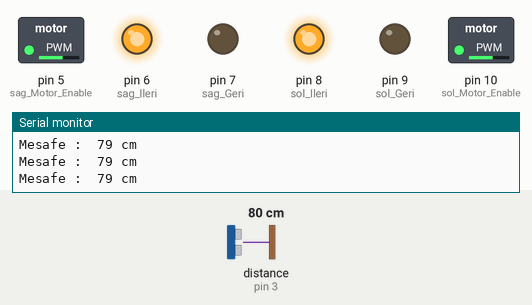
Bench run of a sketch on a simulated Arduino Uno, built with avr-gcc and run on an emulated ATmega328P. Parts: switched loads named in the sketch (green lamp = pin HIGH), output pins drawn as LEDs (lit = HIGH), the last lines printed to the serial monitor. Wiring (inferred from the names in the program): ultrasonic range finder: trigger pin 2; echo pin 3. Dashed ring = blinking. The test bench sets the inputs (shaded band); at power-on: distance to the obstacle (sensor on pin 3) 80 cm. The echo pulse lasts 58.3 µs per cm; pins used as bus, display or sensor lines are not drawn.

Above: at 1.2 s.
1.3 s: distance to the obstacle (sensor on pin 3) set to 17 cm
2.8 s: distance to the obstacle (sensor on pin 3) set to 13 cm
At 3.2 s:
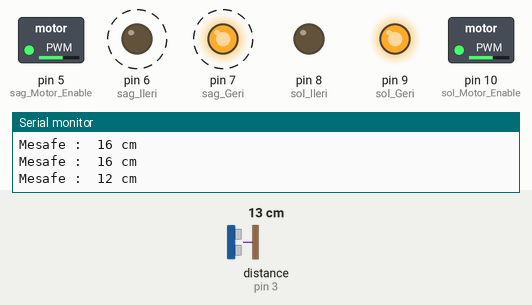
5.8 s: distance to the obstacle (sensor on pin 3) set to 299 cm
At 6.8 s:
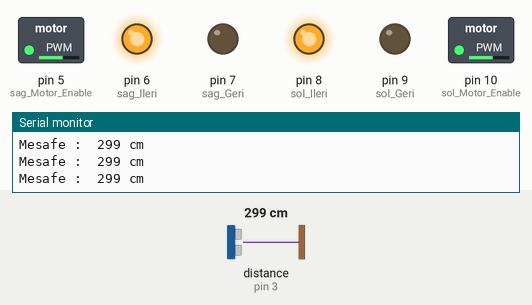
7.3 s: distance to the obstacle (sensor on pin 3) set to 2 cm
At 7.93 s:
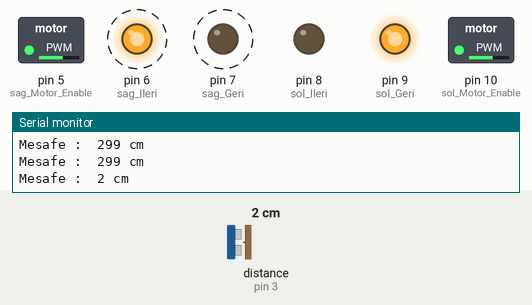
Timing chart, 0 to 11.3 s (numbered marks = the images above; inputs shaded):
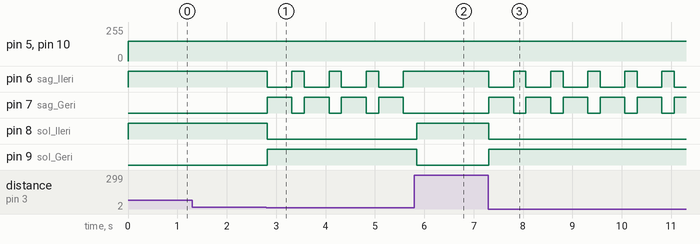

Measured:
- the behaviour switches between 16 and 15 cm on distance to the obstacle (sensor on pin 3) (found by bisection; images 0 and 1)
- after the input at 2.8 s, pin 6 (sag_Ileri): alternates HIGH for 0.25 s and LOW for 0.50 s, starting at once; pin 7 (sag_Geri): alternates HIGH for 0.50 s and LOW for 0.25 s, starting at once; pin 8 (sol_Ileri): HIGH → LOW at once; pin 9 (sol_Geri): LOW → HIGH at once
- after the input at 5.8 s, pin 6 (sag_Ileri): stops changing and stays HIGH; pin 7 (sag_Geri): stops changing and stays LOW; pin 8 (sol_Ileri): LOW → HIGH at once; pin 9 (sol_Geri): HIGH → LOW at once
- after the input at 7.3 s, pin 6 (sag_Ileri): alternates HIGH for 0.25 s and LOW for 0.50 s, starting at once; pin 7 (sag_Geri): alternates HIGH for 0.50 s and LOW for 0.25 s, starting at once; pin 8 (sol_Ileri): HIGH → LOW at once; pin 9 (sol_Geri): LOW → HIGH at once

The sketch:

obstacle_avoiding_robot.ino
```cpp
#define trig 2
#define echo 3
#define sag_Motor_Enable 5
#define sag_Ileri 6
#define sag_Geri 7
#define sol_Ileri 8
#define sol_Geri 9
#define sol_Motor_Enable 10

long sure;
int mesafe;

void setup() {
  pinMode(trig,OUTPUT);
  pinMode(echo,INPUT);
  pinMode(sag_Motor_Enable,OUTPUT);
  pinMode(sag_Ileri,OUTPUT);
  pinMode(sag_Geri,OUTPUT);
  pinMode(sol_Ileri,OUTPUT);
  pinMode(sol_Geri,OUTPUT);
  pinMode(sol_Motor_Enable,OUTPUT);

  Serial.begin(9600);
}

void loop() {
  digitalWrite(trig,LOW);
  delayMicroseconds(5);
  digitalWrite(trig,HIGH);
  delayMicroseconds(10);
  digitalWrite(trig,LOW);

  sure=pulseIn(echo,HIGH);

  mesafe=sure/29.1/2;

  Serial.print("Mesafe :  ");
  Serial.print(mesafe);
  Serial.println(" cm");

  if(mesafe<15){
    geri();
    delay(500);
    sol();
    delay(250);
  }

  else{
    ileri();
  }
}

void ileri(){
  digitalWrite(sol_Geri,LOW);
  digitalWrite(sag_Geri,LOW);

  digitalWrite(sol_Ileri,HIGH);
  digitalWrite(sag_Ileri,HIGH);

  analogWrite(sol_Motor_Enable,150);
  analogWrite(sag_Motor_Enable,150);


}

void geri(){
  digitalWrite(sol_Ileri,LOW);
  digitalWrite(sag_Ileri,LOW);

  digitalWrite(sol_Geri,HIGH);
  digitalWrite(sag_Geri,HIGH);

  analogWrite(sol_Motor_Enable,150);
  analogWrite(sag_Motor_Enable,150);


}

void sol(){
  digitalWrite(sol_Ileri,LOW);
  digitalWrite(sag_Geri,LOW);

  digitalWrite(sag_Ileri,HIGH);
  digitalWrite(sol_Geri,HIGH);

  analogWrite(sag_Motor_Enable,150);
  analogWrite(sol_Motor_Enable,150);
}
```
